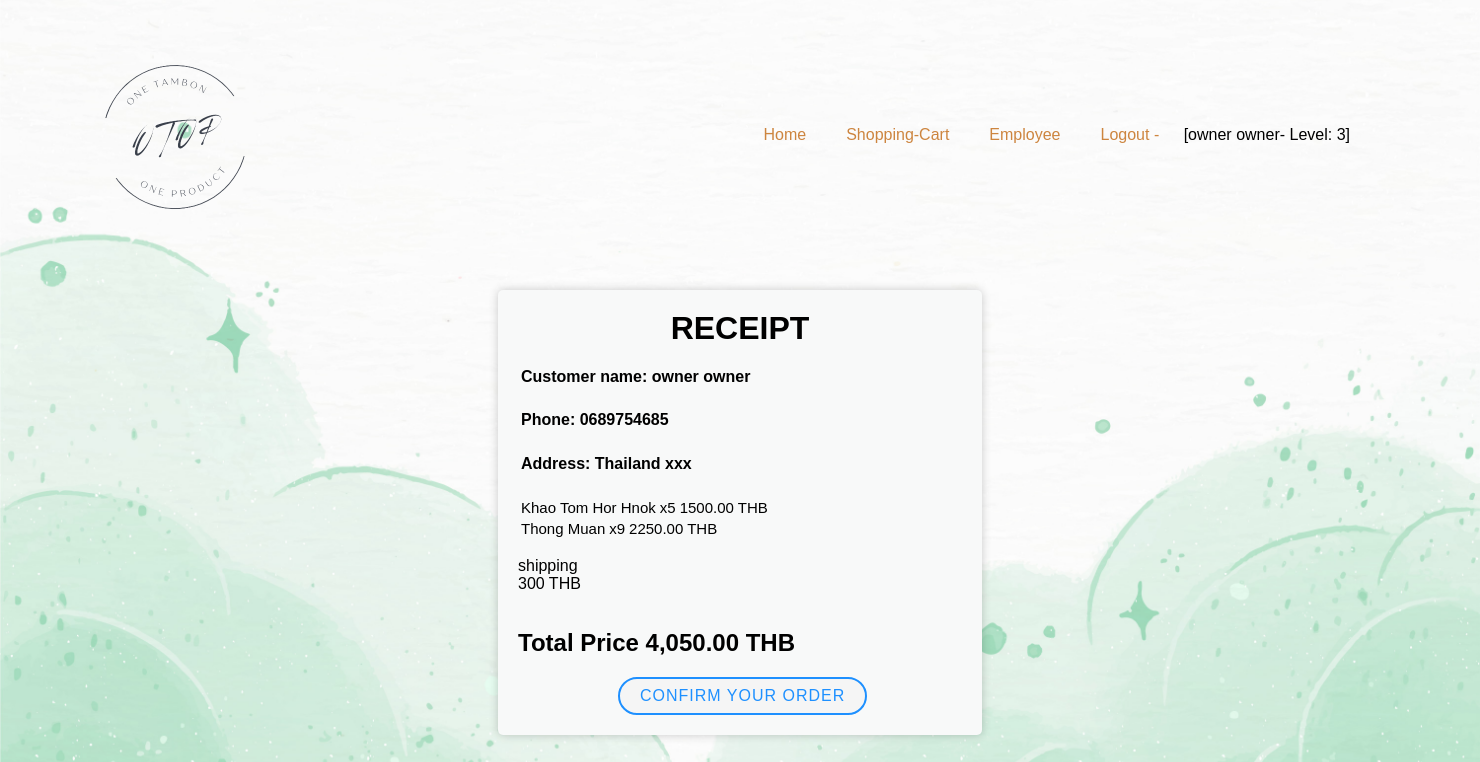
The app's page /receipt.php (signed in) with its own data.
### tables this page shows
CREATE TABLE `user` (
  `user_id` int(10) NOT NULL,
  `name` varchar(30) NOT NULL,
  `surname` varchar(30) NOT NULL,
  `email` varchar(40) NOT NULL,
  `phone` varchar(10) NOT NULL,
  `country` varchar(30) NOT NULL,
  `address` varchar(255) NOT NULL,
  `username` varchar(10) NOT NULL,
  `password` int(6) NOT NULL,
  `level` int(1) NOT NULL DEFAULT 1
);

CREATE TABLE `order_d` (
  `order_id` int(4) NOT NULL,
  `user_id` int(4) NOT NULL,
  `product_name` varchar(30) NOT NULL,
  `product_qty` int(4) NOT NULL,
  `product_price` int(4) NOT NULL,
  `price` decimal(9,2) NOT NULL,
  `order_date` date NOT NULL DEFAULT current_timestamp()
);

### receipt.php (the view, shortened to what this page needs)
<html>
<head>
<link type="text/css" rel="stylesheet" href="receipt.css">
</head>
<body class="bg">
<?php require_once "header.php";?>
<form class="border">
<?php
require_once "header.php";
require_once "config.php";
$id = $_SESSION['user_id'];
$ship = $_POST['ship'];
$userQuery = "SELECT * FROM user WHERE user_id ='$id'";
$result = mysqli_query($connect,$userQuery);
$row = mysqli_fetch_assoc($result);
    echo "<body>";
    echo "<h1>RECEIPT</h1><br>";
    echo "<div class=\"all\">";
        echo "<div class=\"table_body\">";
        echo "<table border=\"0\">";
        echo "<thead>
                <tr>
                    <td><h4>Customer name: ".$row['name']."   ".$row['surname']."<h4></td>
                </tr>
                <tr>
                    <td><h4>Phone: ".$row['phone']." </h4></td>
                </tr>
                <tr>
                    <td><h4>Address:  ".$row['country']."  ".$row['address']."  </h4></td>
                </tr>
            </thead>";
        echo "</table>";
        echo "</div>";
        echo "</body>";
    $userQuery2 = "SELECT * FROM order_d WHERE user_id ='$id'";
    $result2 = mysqli_query($connect,$userQuery2);
    $sum=0;
    while ($row2 = mysqli_fetch_assoc($result2))
    {
        $sum += $row2['price'];
        echo "<div class=\"table_body\">";
        echo "<table border=\"0\">";
        echo "
                <tr>
                    <td><p> ".$row2['product_name']."</p></td>
                    <td><p> x".$row2['product_qty']."</p></td>
                    <td><p class=\"price\"> ".$row2['price']." THB</p></td>
                </tr>
                ";
    }
        echo "</table>";
        echo "</div>";
        echo "</div>";
        echo "<br><div class=\"ship\">shipping</div>";
        if($ship=="SCG Express")
            { $shipcost = 200; }
        elseif($ship=="Inter Express Logistics")
            { $shipcost = 250; }
        elseif($ship=="JWD Express")
            { $shipcost = 270; }
        else{
            $shipcost = 300;
        }
        echo "<div class=\"ship\"> $ship  $shipcost THB </div><br><br>";
        $totalprice = $sum + $shipcost;
        $totalprice = number_format($totalprice ,2);
        echo "<h2>Total Price $totalprice THB</h2>";
        ?>
        <div class="content">
            <div class="textbox">
                <a href="thankyou.php">CONFIRM YOUR ORDER</a>
            </div>
        </div>
</body>
</html>

### receipt.css (style rules this page uses)
html, body, h1, h2, h3, p, ol, ul, li, a { padding:0 ; border:0; margin:0; }
.bg { font-family: Arial, sans-serif; background-image: url(pic/webbg.png); background-size:cover; }
.border { margin: 50px auto 0 auto ; display: block; width: 30%; padding: 20px; background-color:#F8F9F9; box-shadow: 0px 0px 10px rgba(0, 0, 0, 0.2); border-radius: 5px; margin-bottom: 100px ; font-family: 'Gill Sans', 'Gill Sans MT', 'Calibri', 'Trebuchet MS', sans-serif; }
h1 { font-family: 'Gill Sans', 'Gill Sans MT', 'Calibri', 'Trebuchet MS', sans-serif; text-align: center; }
.table_body table tr td p { text-align: center; font-family: 'Gill Sans', 'Gill Sans MT', 'Calibri', 'Trebuchet MS', sans-serif; font-size: 15px; line-height: 15px; }
.ship { font-family: 'Gill Sans', 'Gill Sans MT', 'Calibri', 'Trebuchet MS', sans-serif; }
.content .textbox a { display: inline-block; margin-top: 20px; padding: 8px 20px; background-color: whitesmoke; color: dodgerblue; border: 2px solid dodgerblue; border-radius: 40px; font-family: Verdana, Geneva, Tahoma, sans-serif; font-weight: 500px; letter-spacing: 1px; text-decoration: none; margin-top: 20px; margin-left: 100px; }

### main.css (style rules this page uses)
html, body, h1, h2, h3, p, ol, ul, li, a { padding: 0; border: 0; margin: 0; box-sizing: border-box; }
body { background-image: url(pic/webbg.png); background-size:cover; background-position: center; background-repeat: no-repeat; position: relative; background-color: lightyellow; }

### records on screen
user: name "owner", surname "owner", phone "0689754685", country "Thailand", address "xxx"
order_d: product_name "Khao Tom Hor Hnok", product_qty "5", price "1500.00"
order_d: product_name "Thong Muan", product_qty "9", price "2250.00"

### other values on screen
$_SESSION['name'] "owner"
$_SESSION['surname'] "owner"
$_SESSION['level'] "3"
$shipcost "300"
$totalprice "4,050.00"
